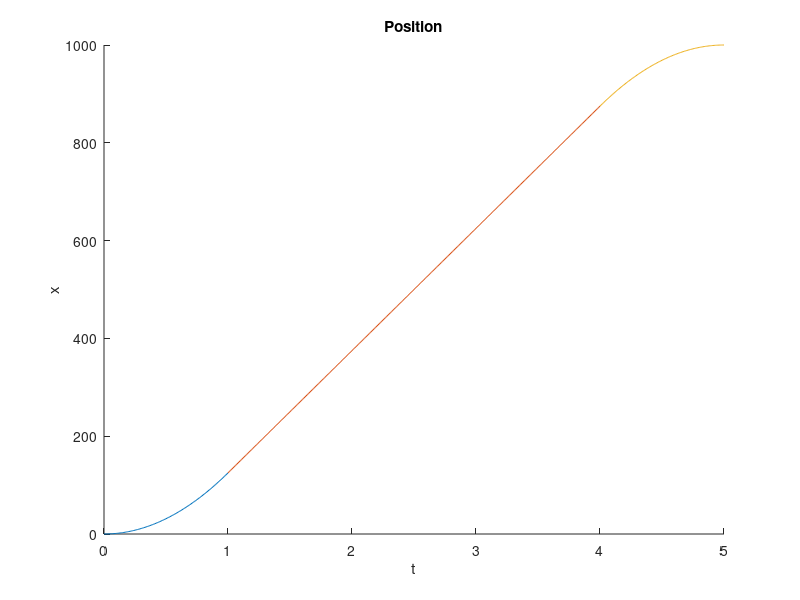
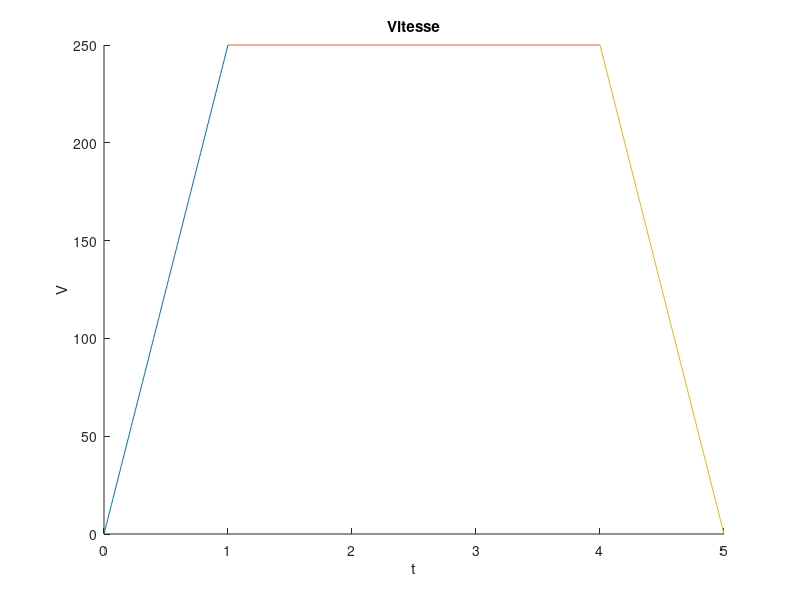

These charts were generated, in order, by the following MATLAB code:
clear all;
close;

x = 1000; % Distance en mm
perimetre_enc = 87.96e-3;
A = 250;
Vmax = 250;
Consigne = x ;%x*4096/perimetre_enc;

omega = Consigne/Vmax + Vmax/A;
alpha = Vmax/A;
beta = omega - Vmax/A;
t = [0: 0.01: omega];
if Consigne < 0
    A = -A;
    Vmax = -Vmax;
    omega = Consigne/Vmax + Vmax/A;
    alpha = Vmax/A;
    beta = omega - Vmax/A;
    t = [0: 0.01: omega];
end
if alpha < beta
    t1 = [0: 0.01: alpha];
    p1 = 0.5*A*t1.^2;
    v1 = A*t1;
    t2 = [alpha: 0.01: beta];
    p2 = 0.5*A*alpha^2 + Vmax*(t2-alpha);
    v2 = Vmax + t2*0;
    t3 = [beta: 0.01: omega];
    p3 = 0.5*A*alpha^2 + Vmax*(beta-alpha) + (Vmax)*(t3-beta) - 0.5*A*(t3-beta).^2;
    v3 = Vmax-A*(t3-beta);
    figure();
    title('Position');
    xlabel('t');
    ylabel('x');
    hold on;
    plot(t1, p1);
    plot(t2, p2);
    plot(t3, p3);
    figure();
    title('Vitesse');
    xlabel('t');
    ylabel('V');
    hold on;
    plot(t1, v1);
    plot(t2, v2);
    plot(t3, v3);
else
    omega = 2*sqrt(Consigne/A);
    gamma = omega/2;
    t1 = [0: 0.01: gamma];
    p1 = 0.5*A*t1.^2;
    v1 = A*t1;
    t3 = [gamma: 0.01: omega];
    p3 = 0.5*A*gamma^2 + (A*gamma)*(t3-gamma) - 0.5*A*(t3-gamma).^2;
    v3 = A*gamma-A*(t3-gamma);
    figure();
    title('Position');
    xlabel('t');
    ylabel('x');
    hold on;
    plot(t1, p1);
    plot(t3, p3);
    figure();
    title('Vitesse');
    xlabel('t');
    ylabel('V');
    hold on;
    plot(t1, v1);
    plot(t3, v3);
end